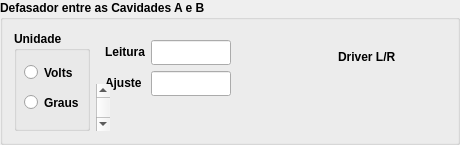
                 <widget class="QGroupBox" name="groupBox_22">
                  <property name="minimumSize">
                   <size>
                    <width>460</width>
                    <height>145</height>
                   </size>
                  </property>
                  <property name="maximumSize">
                   <size>
                    <width>460</width>
                    <height>145</height>
                   </size>
                  </property>
                  <property name="font">
                   <font>
                    <weight>75</weight>
                    <bold>true</bold>
                   </font>
                  </property>
                  <property name="title">
                   <string>Defasador entre as Cavidades A e B</string>
                  </property>
                  <layout class="QVBoxLayout" name="verticalLayout_30">
                   <item>
                    <layout class="QHBoxLayout" name="horizontalLayout_38">
                     <item>
                      <widget class="QGroupBox" name="groupBox_23">
                       <property name="title">
                        <string>Unidade</string>
                       </property>
                       <widget class="QRadioButton" name="radioButton_3">
                        <property name="geometry">
                         <rect>
                          <x>10</x>
                          <y>30</y>
                          <width>61</width>
                          <height>23</height>
                         </rect>
                        </property>
                        <property name="font">
                         <font>
                          <weight>75</weight>
                          <bold>true</bold>
                         </font>
                        </property>
                        <property name="text">
                         <string>Volts</string>
                        </property>
                       </widget>
                       <widget class="QRadioButton" name="radioButton_4">
                        <property name="geometry">
                         <rect>
                          <x>10</x>
                          <y>60</y>
                          <width>61</width>
                          <height>23</height>
                         </rect>
                        </property>
                        <property name="font">
                         <font>
                          <weight>75</weight>
                          <bold>true</bold>
                         </font>
                        </property>
                        <property name="text">
                         <string>Graus</string>
                        </property>
                       </widget>
                      </widget>
                     </item>
                     <item>
                      <layout class="QVBoxLayout" name="verticalLayout_29">
                       <item>
                        <layout class="QHBoxLayout" name="horizontalLayout_37">
                         <item>
                          <widget class="QWidget" name="widget_7" native="true">
                           <property name="minimumSize">
                            <size>
                             <width>161</width>
                             <height>75</height>
                            </size>
                           </property>
                           <property name="maximumSize">
                            <size>
                             <width>161</width>
                             <height>75</height>
                            </size>
                           </property>
                           <layout class="QVBoxLayout" name="verticalLayout_28">
                            <item>
                             <layout class="QFormLayout" name="formLayout">
                              <item row="0" column="0">
                               <widget class="QLabel" name="label_8">
                                <property name="font">
                                 <font>
                                  <weight>75</weight>
                                  <bold>true</bold>
                                 </font>
                                </property>
                                <property name="text">
                                 <string>Leitura</string>
                                </property>
                               </widget>
                              </item>
                              <item row="0" column="1">
                               <widget class="PyDMLineEdit" name="PyDMLineEdit_2">
                                <property name="minimumSize">
                                 <size>
                                  <width>80</width>
                                  <height>25</height>
                                 </size>
                                </property>
                                <property name="maximumSize">
                                 <size>
                                  <width>80</width>
                                  <height>25</height>
                                 </size>
                                </property>
                                <property name="toolTip">
                                 <string/>
                                </property>
                                <property name="whatsThis">
                                 <string>
    Writeable text field to send and display channel values
    </string>
                                </property>
                               </widget>
                              </item>
                              <item row="1" column="0">
                               <widget class="QLabel" name="label_9">
                                <property name="font">
                                 <font>
                                  <weight>75</weight>
                                  <bold>true</bold>
                                 </font>
                                </property>
                                <property name="text">
                                 <string>Ajuste</string>
                                </property>
                               </widget>
                              </item>
                              <item row="1" column="1">
                               <widget class="PyDMLineEdit" name="PyDMLineEdit_3">
                                <property name="minimumSize">
                                 <size>
                                  <width>80</width>
                                  <height>25</height>
                                 </size>
                                </property>
                                <property name="maximumSize">
                                 <size>
                                  <width>80</width>
                                  <height>25</height>
                                 </size>
                                </property>
                                <property name="toolTip">
                                 <string/>
                                </property>
                                <property name="whatsThis">
                                 <string>
    Writeable text field to send and display channel values
    </string>
                                </property>
                               </widget>
                              </item>
                             </layout>
                            </item>
                           </layout>
                          </widget>
                         </item>
                         <item alignment="Qt::AlignRight">
                          <widget class="QWidget" name="widget_6" native="true">
                           <property name="minimumSize">
                            <size>
                             <width>117</width>
                             <height>51</height>
                            </size>
                           </property>
                           <property name="maximumSize">
                            <size>
                             <width>117</width>
                             <height>51</height>
                            </size>
                           </property>
                           <layout class="QVBoxLayout" name="verticalLayout_27">
                            <item>
                             <layout class="QHBoxLayout" name="horizontalLayout_36">
                              <item>
                               <widget class="QLabel" name="label_7">
                                <property name="font">
                                 <font>
                                  <weight>75</weight>
                                  <bold>true</bold>
                                 </font>
                                </property>
                                <property name="text">
                                 <string>Driver L/R</string>
                                </property>
                               </widget>
                              </item>
                              <item>
                               <widget class="PyDMLed" name="led_remote_rack_a_7">
                                <property name="maximumSize">
                                 <size>
                                  <width>21</width>
                                  <height>41</height>
                                 </size>
                                </property>
                                <property name="toolTip">
                                 <string/>
                                </property>
                                <property name="whatsThis">
                                 <string/>
                                </property>
                                <property name="onColour">
                                 <enum>QLed::Green</enum>
                                </property>
                                <property name="offColour">
                                 <enum>QLed::Red</enum>
                                </property>
                               </widget>
                              </item>
                             </layout>
                            </item>
                           </layout>
                          </widget>
                         </item>
                        </layout>
                       </item>
                       <item>
                        <widget class="PyDMScrollBar" name="PyDMScrollBar">
                         <property name="toolTip">
                          <string/>
                         </property>
                         <property name="whatsThis">
                          <string/>
                         </property>
                        </widget>
                       </item>
                      </layout>
                     </item>
                    </layout>
                   </item>
                  </layout>
                 </widget>
